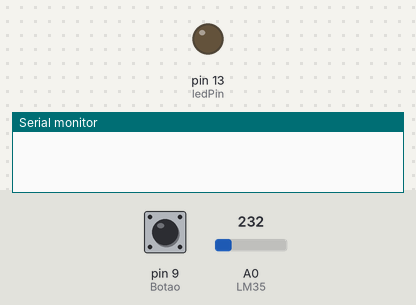
The sketch below on a simulated Arduino Uno, built with avr-gcc and run on an emulated ATmega328P. Shown: output pins drawn as LEDs (lit = HIGH), the last lines printed to the serial monitor. Dashed ring = blinking. Inputs (shaded band) come from the test bench; at power-on: pin 9 (Botao) LOW, A0 (LM35) = 232.

Above: at 1.2 s.
1.3 s: pin 9 (Botao) pulled HIGH for 0.15 s
At 1.47 s:
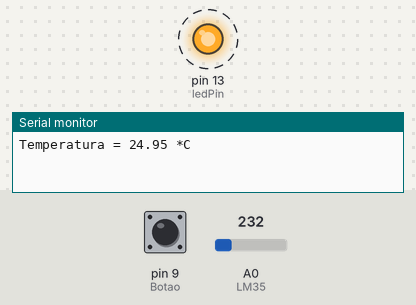
4.4 s: pin 9 (Botao) pulled HIGH for 1 s
At 5.5 s:
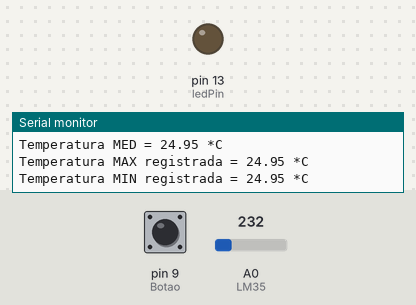
6.9 s: pin 9 (Botao) pulled HIGH for 3.2 s
At 7.07 s:
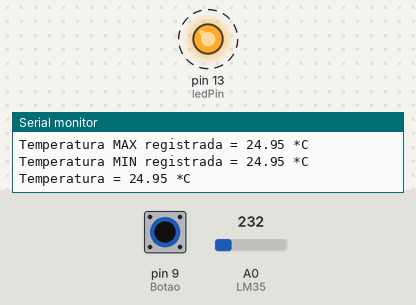
Timing chart, 0 to 17.6 s (numbered marks = the images above; inputs shaded):
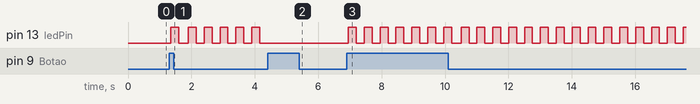

Measured:
- after the input at 1.3 s, pin 13 (ledPin): alternates HIGH for 0.25 s and LOW for 0.25 s, starting after 0.05 s
- after the input at 4.4 s, pin 13 (ledPin): stops changing and stays LOW
- after the input at 6.9 s, pin 13 (ledPin): alternates HIGH for 0.25 s and LOW for 0.25 s, starting after 0.05 s

The sketch:

a4-code.ino
```cpp
const int LM35 = 0;
const int Botao = 9;
const int ledPin = 13;
float temperatura[100];
float media = 0;
float soma = 0;
float maior = -40;
float menor = 140;
int ADClido = 0;
int EstadoBotao = 0;
int lastButtonState = 0;
int cont = 0;
int i = 0;
int on = 0;

void setup(){
  Serial.begin(9600);
  //analogReference(INTERNAL1V1);
  analogReference(INTERNAL);
  pinMode(Botao,INPUT);
  pinMode(ledPin,OUTPUT);
}

void loop(){
  EstadoBotao = digitalRead(Botao);
  if (EstadoBotao != lastButtonState){
	if (EstadoBotao == HIGH){
      if (on == 0){
        on = 1;
      }else{
        on = 0;
      }
	}
    delay(50);
  }
  lastButtonState = EstadoBotao;

  if (on == 1){
    ADClido = analogRead(LM35);
    temperatura[cont] = ADClido * 0.1075268817;
    Serial.print("Temperatura = ");
    Serial.print(temperatura[cont]);
    Serial.println(" *C");
    cont++;
    digitalWrite(ledPin,HIGH);
    delay(250);
    digitalWrite(ledPin,LOW);
    delay(250);
  }else{
    if (cont != 0){
      for (i=0;i<cont;i++){
      	soma = soma + temperatura[i];
        if (temperatura[i] >= maior){
          maior = temperatura[i];
        }
        if (temperatura[i] <= menor){
          menor = temperatura[i];
        }
        temperatura[i] = 0;
      }
      media = soma/cont;
      Serial.println("---------------------------------------------");
      Serial.print("Temperatura MED = ");
      Serial.print(media);
      Serial.println(" *C");
      Serial.print("Temperatura MAX registrada = ");
      Serial.print(maior);
      Serial.println(" *C");
      Serial.print("Temperatura MIN registrada = ");
      Serial.print(menor);
      Serial.println(" *C");
      cont = 0;
      soma = 0;
      maior = -40;
      menor = 140;
      delay(500);
    }
  }
}
```
